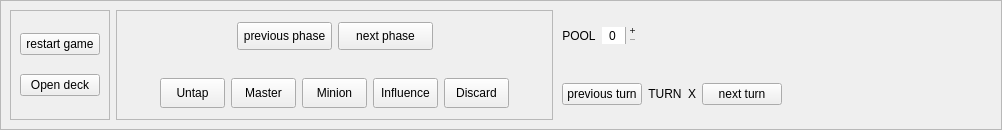
<?xml version="1.0" encoding="UTF-8"?>
<ui version="4.0">
 <class>Hud</class>
 <widget class="QScrollArea" name="Hud">
  <property name="geometry">
   <rect>
    <x>0</x>
    <y>0</y>
    <width>1002</width>
    <height>130</height>
   </rect>
  </property>
  <property name="windowTitle">
   <string>ScrollArea</string>
  </property>
  <property name="frameShadow">
   <enum>QFrame::Plain</enum>
  </property>
  <property name="lineWidth">
   <number>3</number>
  </property>
  <property name="widgetResizable">
   <bool>true</bool>
  </property>
  <widget class="QWidget" name="scrollAreaWidgetContents">
   <property name="geometry">
    <rect>
     <x>0</x>
     <y>0</y>
     <width>1000</width>
     <height>128</height>
    </rect>
   </property>
   <layout class="QHBoxLayout" name="horizontalLayout">
    <item>
     <widget class="QFrame" name="frame_actions">
      <property name="frameShape">
       <enum>QFrame::StyledPanel</enum>
      </property>
      <property name="frameShadow">
       <enum>QFrame::Raised</enum>
      </property>
      <layout class="QVBoxLayout" name="verticalLayout">
       <item>
        <widget class="QPushButton" name="pBRestartGame">
         <property name="maximumSize">
          <size>
           <width>150</width>
           <height>16777215</height>
          </size>
         </property>
         <property name="text">
          <string>restart game</string>
         </property>
        </widget>
       </item>
       <item>
        <widget class="QPushButton" name="pBOpenDeck">
         <property name="maximumSize">
          <size>
           <width>150</width>
           <height>16777215</height>
          </size>
         </property>
         <property name="text">
          <string>Open deck</string>
         </property>
        </widget>
       </item>
      </layout>
     </widget>
    </item>
    <item>
     <widget class="QFrame" name="frame_time">
      <property name="frameShape">
       <enum>QFrame::StyledPanel</enum>
      </property>
      <property name="frameShadow">
       <enum>QFrame::Raised</enum>
      </property>
      <layout class="QVBoxLayout" name="verticalLayout_2">
       <property name="leftMargin">
        <number>0</number>
       </property>
       <property name="topMargin">
        <number>0</number>
       </property>
       <property name="rightMargin">
        <number>0</number>
       </property>
       <property name="bottomMargin">
        <number>0</number>
       </property>
       <item>
        <widget class="QFrame" name="frame_phase_manager">
         <property name="frameShape">
          <enum>QFrame::NoFrame</enum>
         </property>
         <property name="frameShadow">
          <enum>QFrame::Plain</enum>
         </property>
         <layout class="QHBoxLayout" name="horizontalLayout_3">
          <property name="leftMargin">
           <number>3</number>
          </property>
          <property name="topMargin">
           <number>3</number>
          </property>
          <property name="rightMargin">
           <number>3</number>
          </property>
          <property name="bottomMargin">
           <number>3</number>
          </property>
          <item>
           <spacer name="horizontalSpacer">
            <property name="orientation">
             <enum>Qt::Horizontal</enum>
            </property>
            <property name="sizeHint" stdset="0">
             <size>
              <width>40</width>
              <height>20</height>
             </size>
            </property>
           </spacer>
          </item>
          <item>
           <widget class="QPushButton" name="pushButton_8">
            <property name="sizePolicy">
             <sizepolicy hsizetype="Fixed" vsizetype="Fixed">
              <horstretch>0</horstretch>
              <verstretch>0</verstretch>
             </sizepolicy>
            </property>
            <property name="minimumSize">
             <size>
              <width>95</width>
              <height>28</height>
             </size>
            </property>
            <property name="maximumSize">
             <size>
              <width>95</width>
              <height>28</height>
             </size>
            </property>
            <property name="text">
             <string>previous phase</string>
            </property>
           </widget>
          </item>
          <item>
           <widget class="QPushButton" name="pushButton_7">
            <property name="sizePolicy">
             <sizepolicy hsizetype="Fixed" vsizetype="Fixed">
              <horstretch>0</horstretch>
              <verstretch>0</verstretch>
             </sizepolicy>
            </property>
            <property name="minimumSize">
             <size>
              <width>95</width>
              <height>28</height>
             </size>
            </property>
            <property name="maximumSize">
             <size>
              <width>95</width>
              <height>28</height>
             </size>
            </property>
            <property name="text">
             <string>next phase</string>
            </property>
           </widget>
          </item>
          <item>
           <spacer name="horizontalSpacer_5">
            <property name="orientation">
             <enum>Qt::Horizontal</enum>
            </property>
            <property name="sizeHint" stdset="0">
             <size>
              <width>40</width>
              <height>20</height>
             </size>
            </property>
           </spacer>
          </item>
         </layout>
        </widget>
       </item>
       <item>
        <widget class="QFrame" name="frame_phases">
         <property name="frameShape">
          <enum>QFrame::NoFrame</enum>
         </property>
         <property name="frameShadow">
          <enum>QFrame::Plain</enum>
         </property>
         <layout class="QHBoxLayout" name="horizontalLayout_2">
          <property name="leftMargin">
           <number>3</number>
          </property>
          <property name="topMargin">
           <number>3</number>
          </property>
          <property name="rightMargin">
           <number>3</number>
          </property>
          <property name="bottomMargin">
           <number>3</number>
          </property>
          <item>
           <spacer name="horizontalSpacer_6">
            <property name="orientation">
             <enum>Qt::Horizontal</enum>
            </property>
            <property name="sizeHint" stdset="0">
             <size>
              <width>40</width>
              <height>20</height>
             </size>
            </property>
           </spacer>
          </item>
          <item>
           <widget class="QPushButton" name="pushButton_5">
            <property name="sizePolicy">
             <sizepolicy hsizetype="Fixed" vsizetype="Fixed">
              <horstretch>0</horstretch>
              <verstretch>0</verstretch>
             </sizepolicy>
            </property>
            <property name="minimumSize">
             <size>
              <width>65</width>
              <height>30</height>
             </size>
            </property>
            <property name="maximumSize">
             <size>
              <width>65</width>
              <height>30</height>
             </size>
            </property>
            <property name="text">
             <string>Untap</string>
            </property>
            <property name="checkable">
             <bool>true</bool>
            </property>
            <property name="autoExclusive">
             <bool>true</bool>
            </property>
           </widget>
          </item>
          <item>
           <widget class="QPushButton" name="pushButton_4">
            <property name="sizePolicy">
             <sizepolicy hsizetype="Fixed" vsizetype="Fixed">
              <horstretch>0</horstretch>
              <verstretch>0</verstretch>
             </sizepolicy>
            </property>
            <property name="minimumSize">
             <size>
              <width>65</width>
              <height>30</height>
             </size>
            </property>
            <property name="maximumSize">
             <size>
              <width>65</width>
              <height>30</height>
             </size>
            </property>
            <property name="text">
             <string>Master</string>
            </property>
            <property name="checkable">
             <bool>true</bool>
            </property>
            <property name="autoExclusive">
             <bool>true</bool>
            </property>
           </widget>
          </item>
          <item>
           <widget class="QPushButton" name="pushButton_3">
            <property name="sizePolicy">
             <sizepolicy hsizetype="Fixed" vsizetype="Fixed">
              <horstretch>0</horstretch>
              <verstretch>0</verstretch>
             </sizepolicy>
            </property>
            <property name="minimumSize">
             <size>
              <width>65</width>
              <height>30</height>
             </size>
            </property>
            <property name="maximumSize">
             <size>
              <width>65</width>
              <height>30</height>
             </size>
            </property>
            <property name="text">
             <string>Minion</string>
            </property>
            <property name="checkable">
             <bool>true</bool>
            </property>
            <property name="autoExclusive">
             <bool>true</bool>
            </property>
           </widget>
          </item>
          <item>
           <widget class="QPushButton" name="pushButton_2">
            <property name="sizePolicy">
             <sizepolicy hsizetype="Fixed" vsizetype="Fixed">
              <horstretch>0</horstretch>
              <verstretch>0</verstretch>
             </sizepolicy>
            </property>
            <property name="minimumSize">
             <size>
              <width>65</width>
              <height>30</height>
             </size>
            </property>
            <property name="maximumSize">
             <size>
              <width>65</width>
              <height>30</height>
             </size>
            </property>
            <property name="text">
             <string>Influence</string>
            </property>
            <property name="checkable">
             <bool>true</bool>
            </property>
            <property name="autoExclusive">
             <bool>true</bool>
            </property>
           </widget>
          </item>
          <item>
           <widget class="QPushButton" name="pushButton">
            <property name="sizePolicy">
             <sizepolicy hsizetype="Fixed" vsizetype="Fixed">
              <horstretch>0</horstretch>
              <verstretch>0</verstretch>
             </sizepolicy>
            </property>
            <property name="minimumSize">
             <size>
              <width>65</width>
              <height>30</height>
             </size>
            </property>
            <property name="maximumSize">
             <size>
              <width>65</width>
              <height>30</height>
             </size>
            </property>
            <property name="text">
             <string>Discard</string>
            </property>
            <property name="checkable">
             <bool>true</bool>
            </property>
            <property name="autoExclusive">
             <bool>true</bool>
            </property>
           </widget>
          </item>
          <item>
           <spacer name="horizontalSpacer_2">
            <property name="orientation">
             <enum>Qt::Horizontal</enum>
            </property>
            <property name="sizeHint" stdset="0">
             <size>
              <width>40</width>
              <height>20</height>
             </size>
            </property>
           </spacer>
          </item>
         </layout>
        </widget>
       </item>
      </layout>
     </widget>
    </item>
    <item>
     <widget class="QFrame" name="frame_player">
      <property name="frameShape">
       <enum>QFrame::NoFrame</enum>
      </property>
      <property name="frameShadow">
       <enum>QFrame::Raised</enum>
      </property>
      <layout class="QVBoxLayout" name="verticalLayout_3">
       <property name="leftMargin">
        <number>0</number>
       </property>
       <property name="topMargin">
        <number>0</number>
       </property>
       <property name="rightMargin">
        <number>0</number>
       </property>
       <property name="bottomMargin">
        <number>0</number>
       </property>
       <item>
        <widget class="QFrame" name="frame">
         <property name="frameShape">
          <enum>QFrame::NoFrame</enum>
         </property>
         <property name="frameShadow">
          <enum>QFrame::Plain</enum>
         </property>
         <layout class="QHBoxLayout" name="horizontalLayout_5">
          <property name="leftMargin">
           <number>3</number>
          </property>
          <property name="topMargin">
           <number>3</number>
          </property>
          <property name="rightMargin">
           <number>3</number>
          </property>
          <property name="bottomMargin">
           <number>3</number>
          </property>
          <item>
           <widget class="QLabel" name="label">
            <property name="sizePolicy">
             <sizepolicy hsizetype="Preferred" vsizetype="Fixed">
              <horstretch>0</horstretch>
              <verstretch>0</verstretch>
             </sizepolicy>
            </property>
            <property name="text">
             <string>POOL</string>
            </property>
            <property name="alignment">
             <set>Qt::AlignBottom|Qt::AlignHCenter</set>
            </property>
           </widget>
          </item>
          <item>
           <widget class="QSpinBox" name="spinBox">
            <property name="sizePolicy">
             <sizepolicy hsizetype="Fixed" vsizetype="Fixed">
              <horstretch>0</horstretch>
              <verstretch>0</verstretch>
             </sizepolicy>
            </property>
            <property name="frame">
             <bool>false</bool>
            </property>
            <property name="alignment">
             <set>Qt::AlignCenter</set>
            </property>
            <property name="buttonSymbols">
             <enum>QAbstractSpinBox::PlusMinus</enum>
            </property>
           </widget>
          </item>
          <item>
           <spacer name="horizontalSpacer_7">
            <property name="orientation">
             <enum>Qt::Horizontal</enum>
            </property>
            <property name="sizeHint" stdset="0">
             <size>
              <width>40</width>
              <height>20</height>
             </size>
            </property>
           </spacer>
          </item>
         </layout>
        </widget>
       </item>
       <item>
        <widget class="QFrame" name="frame_tur_management">
         <property name="frameShape">
          <enum>QFrame::NoFrame</enum>
         </property>
         <property name="frameShadow">
          <enum>QFrame::Plain</enum>
         </property>
         <layout class="QHBoxLayout" name="horizontalLayout_4">
          <property name="leftMargin">
           <number>3</number>
          </property>
          <property name="topMargin">
           <number>3</number>
          </property>
          <property name="rightMargin">
           <number>3</number>
          </property>
          <property name="bottomMargin">
           <number>3</number>
          </property>
          <item>
           <widget class="QPushButton" name="pushButton_9">
            <property name="text">
             <string>previous turn</string>
            </property>
           </widget>
          </item>
          <item>
           <widget class="QLabel" name="label_2">
            <property name="text">
             <string>TURN</string>
            </property>
            <property name="alignment">
             <set>Qt::AlignCenter</set>
            </property>
           </widget>
          </item>
          <item>
           <widget class="QLabel" name="label_3">
            <property name="text">
             <string>X</string>
            </property>
           </widget>
          </item>
          <item>
           <widget class="QPushButton" name="pushButton_6">
            <property name="text">
             <string>next turn</string>
            </property>
           </widget>
          </item>
          <item>
           <spacer name="horizontalSpacer_3">
            <property name="orientation">
             <enum>Qt::Horizontal</enum>
            </property>
            <property name="sizeHint" stdset="0">
             <size>
              <width>40</width>
              <height>20</height>
             </size>
            </property>
           </spacer>
          </item>
         </layout>
        </widget>
       </item>
      </layout>
     </widget>
    </item>
    <item>
     <widget class="BloodBank" name="Blood">
      <property name="frameShape">
       <enum>QFrame::StyledPanel</enum>
      </property>
      <property name="frameShadow">
       <enum>QFrame::Raised</enum>
      </property>
     </widget>
    </item>
    <item>
     <spacer name="horizontalSpacer_4">
      <property name="orientation">
       <enum>Qt::Horizontal</enum>
      </property>
      <property name="sizeHint" stdset="0">
       <size>
        <width>40</width>
        <height>20</height>
       </size>
      </property>
     </spacer>
    </item>
   </layout>
  </widget>
 </widget>
 <customwidgets>
  <customwidget>
   <class>BloodBank</class>
   <extends>QFrame</extends>
   <header>Widgets/bloodbank.h</header>
   <container>1</container>
  </customwidget>
 </customwidgets>
 <resources/>
 <connections/>
</ui>
